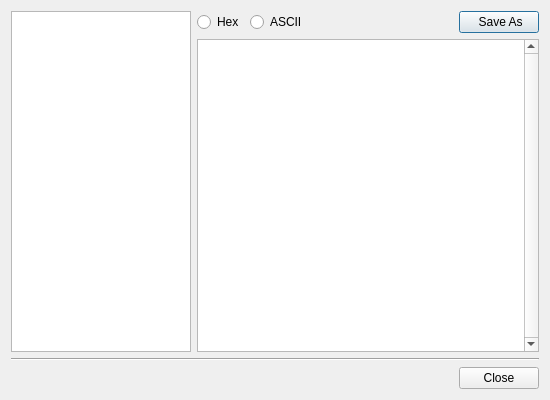
<?xml version="1.0" encoding="UTF-8"?>
<ui version="4.0">
 <class>ZECRWindowViewReport</class>
 <widget class="QDialog" name="ZECRWindowViewReport">
  <property name="geometry">
   <rect>
    <x>0</x>
    <y>0</y>
    <width>550</width>
    <height>400</height>
   </rect>
  </property>
  <property name="windowTitle">
   <string>Report Content</string>
  </property>
  <layout class="QVBoxLayout" name="verticalLayout_2">
   <item>
    <layout class="QHBoxLayout" name="horizontalLayout_2">
     <item>
      <widget class="QTreeWidget" name="trwProviders">
       <property name="sizePolicy">
        <sizepolicy hsizetype="Fixed" vsizetype="Expanding">
         <horstretch>0</horstretch>
         <verstretch>0</verstretch>
        </sizepolicy>
       </property>
       <property name="minimumSize">
        <size>
         <width>180</width>
         <height>0</height>
        </size>
       </property>
       <property name="maximumSize">
        <size>
         <width>180</width>
         <height>16777215</height>
        </size>
       </property>
       <attribute name="headerVisible">
        <bool>false</bool>
       </attribute>
       <column>
        <property name="text">
         <string notr="true">1</string>
        </property>
       </column>
      </widget>
     </item>
     <item>
      <layout class="QVBoxLayout" name="verticalLayout">
       <item>
        <layout class="QHBoxLayout" name="horizontalLayout">
         <item>
          <widget class="QRadioButton" name="radHex">
           <property name="font">
            <font>
             <weight>50</weight>
             <bold>false</bold>
            </font>
           </property>
           <property name="text">
            <string>Hex</string>
           </property>
          </widget>
         </item>
         <item>
          <widget class="QRadioButton" name="radASCII">
           <property name="font">
            <font>
             <weight>50</weight>
             <bold>false</bold>
            </font>
           </property>
           <property name="text">
            <string>ASCII</string>
           </property>
          </widget>
         </item>
         <item>
          <spacer name="horizontalSpacer_2">
           <property name="orientation">
            <enum>Qt::Horizontal</enum>
           </property>
           <property name="sizeHint" stdset="0">
            <size>
             <width>28</width>
             <height>20</height>
            </size>
           </property>
          </spacer>
         </item>
         <item>
          <widget class="QPushButton" name="btnSaveAs">
           <property name="font">
            <font>
             <weight>50</weight>
             <bold>false</bold>
            </font>
           </property>
           <property name="text">
            <string> Save As</string>
           </property>
          </widget>
         </item>
        </layout>
       </item>
       <item>
        <widget class="QTextBrowser" name="txtContent">
         <property name="verticalScrollBarPolicy">
          <enum>Qt::ScrollBarAlwaysOn</enum>
         </property>
         <property name="horizontalScrollBarPolicy">
          <enum>Qt::ScrollBarAsNeeded</enum>
         </property>
        </widget>
       </item>
      </layout>
     </item>
    </layout>
   </item>
   <item>
    <widget class="Line" name="line">
     <property name="orientation">
      <enum>Qt::Horizontal</enum>
     </property>
    </widget>
   </item>
   <item>
    <layout class="QHBoxLayout" name="horizontalLayout_3">
     <item>
      <spacer name="horizontalSpacer">
       <property name="orientation">
        <enum>Qt::Horizontal</enum>
       </property>
       <property name="sizeHint" stdset="0">
        <size>
         <width>40</width>
         <height>20</height>
        </size>
       </property>
      </spacer>
     </item>
     <item>
      <widget class="QPushButton" name="btnClose">
       <property name="layoutDirection">
        <enum>Qt::RightToLeft</enum>
       </property>
       <property name="text">
        <string>Close</string>
       </property>
      </widget>
     </item>
    </layout>
   </item>
  </layout>
 </widget>
 <resources/>
 <connections/>
</ui>
